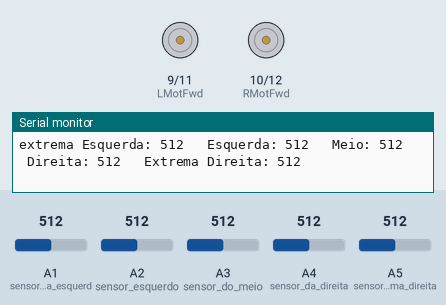
The sketch below on a simulated Arduino Uno, built with avr-gcc and run on an emulated ATmega328P. On the bench: motor-driver pin pairs drawn as motors (green arrow = first pin HIGH = forward, orange = second pin HIGH = backward, longer = more drive), the last lines printed to the serial monitor. The test bench sets the inputs (shaded band); at power-on: A1 (sensor_da_extrema_esquerd) = 512, A3 (sensor_do_meio) = 512, A2 (sensor_esquerdo) = 512, A4 (sensor_da_direita) = 512, A5 (sensor_da_extrema_direita) = 512.

Above: at 1.2 s.
1.3 s: A1 (sensor_da_extrema_esquerd) set to 689
4.3 s: A1 (sensor_da_extrema_esquerd) set to 718
At 4.55 s:
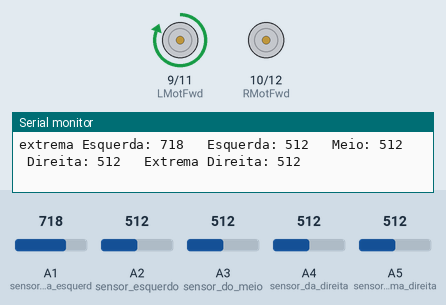
At 5.09 s:
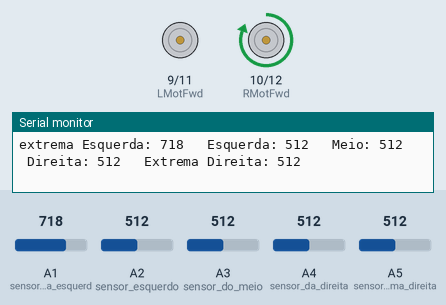
7.3 s: A3 (sensor_do_meio) set to 687
10.3 s: A3 (sensor_do_meio) set to 707
At 11.0 s:
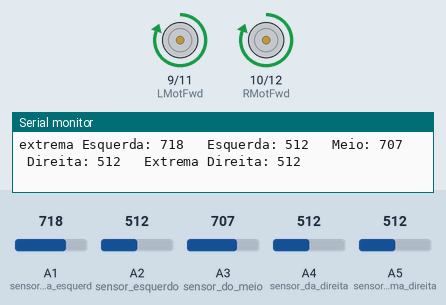
12.0 s: A2 (sensor_esquerdo) set to 104
15.0 s: A2 (sensor_esquerdo) set to 94
Timing chart, 0 to 18.0 s (numbered marks = the images above; inputs shaded):
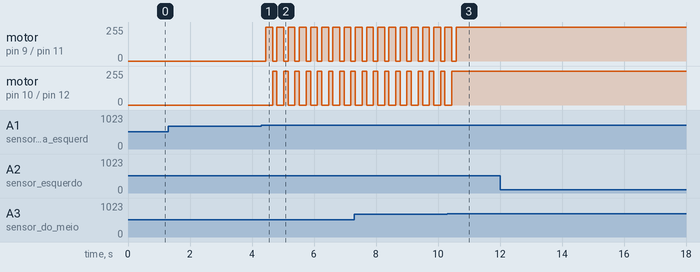

Measured:
- the behaviour switches between 699 and 700 on A1 (sensor_da_extrema_esquerd) (found by bisection; images 0 and 1)
- the behaviour switches between 699 and 700 on A3 (sensor_do_meio) (found by bisection; images 2 and 3)
- after the input at 4.3 s, motor on pin 9 (LMotFwd) / pin 11 (LMotRev): alternates forward 255/255 for 0.22 s and stopped for 0.14 s, starting after 0.14 s; motor on pin 10 (RMotFwd) / pin 12 (RMotRev): alternates forward 255/255 for 0.14 s and stopped for 0.22 s, starting after 0.36 s
- after the input at 10.3 s, motor on pin 9 (LMotFwd) / pin 11 (LMotRev): goes on until 10.6 s, then stays forward 255/255; motor on pin 10 (RMotFwd) / pin 12 (RMotRev): goes on until 10.4 s, then stays forward 255/255

The sketch:

robo-segueLinha.ino
```cpp
const int LMotFwd = 9;   // conectar ao pin 09 motor esq para frente
const int RMotFwd = 10;  // conectar ao pin 10 motor dir para frente
const int LMotRev = 11;  // conectar ao pin 11 motor esq reverte
const int RMotRev = 12;  // conectar ao pin 12 motor dir reverte
const int onblack = 300; // se ler valor menor que este está na linha preta
const int onWhite = 700; // se ler valor maior que este está no fundo branco

void setup()
{
    Serial.begin(9600);
    // pinMode(A0, INPUT);
    pinMode(A1, INPUT); // sensor da extrema esquerda
    pinMode(A2, INPUT); // sensor esquerdo
    pinMode(A3, INPUT); // sensor do meio
    pinMode(A4, INPUT); // sensor da direita
    pinMode(A5, INPUT); // sensor da extrema direita

    pinMode(LMotFwd, OUTPUT);
    pinMode(RMotFwd, OUTPUT);
    pinMode(LMotRev, OUTPUT);
    pinMode(RMotRev, OUTPUT);
}

bool isOnBlack(int sensor)
{
    if (sensor <= onblack)
        return true;
    else
        return false;
}

bool isOnWhite(int sensor)
{
    if (sensor >= onWhite)
        return true;
    else
        return false;
}

void moveForward()
{
    digitalWrite(LMotFwd, HIGH);
    digitalWrite(RMotFwd, HIGH);

    digitalWrite(RMotRev, LOW);
    digitalWrite(LMotRev, LOW);
}

void turnLeft()
{
    digitalWrite(LMotFwd, LOW);
    digitalWrite(RMotFwd, HIGH);

    digitalWrite(RMotRev, LOW);
    digitalWrite(LMotRev, LOW);
}

void turnRight()
{
    digitalWrite(LMotFwd, HIGH);
    digitalWrite(RMotFwd, LOW);

    digitalWrite(RMotRev, LOW);
    digitalWrite(LMotRev, LOW);
}

void turnCircle()
{
    digitalWrite(LMotFwd, LOW);
    digitalWrite(RMotFwd, HIGH);

    digitalWrite(RMotRev, LOW);
    digitalWrite(LMotRev, HIGH);
}

void Stop()
{
    digitalWrite(LMotFwd, LOW);
    digitalWrite(RMotFwd, LOW);

    digitalWrite(LMotRev, LOW);
    digitalWrite(RMotRev, LOW);
}

void loop()
{
    int sensor1 = analogRead(A1); // sensor1 Extrema esquerda
    int sensor2 = analogRead(A2); // sensor2
    int sensor3 = analogRead(A3); // sensor3 Meio
    int sensor4 = analogRead(A4); // sensor4
    int sensor5 = analogRead(A5); // sensor5 Extrema direita

    Serial.print("extrema Esquerda: ");
    Serial.print(sensor1);
    Serial.print("\t Esquerda: ");
    Serial.print(sensor2);
    Serial.print("\t Meio: ");
    Serial.print(sensor3);
    Serial.print("\t Direita: ");
    Serial.print(sensor4);
    Serial.print("\t Extrema Direita: ");
    Serial.println(sensor5);

    if (isOnWhite(sensor3))
    {
        moveForward();
    }
    else
    {
        if (isOnBlack(sensor1) && isOnWhite(sensor3))
        {
            moveForward();
        }
        else if (isOnBlack(sensor1) && isOnBlack(sensor3) && isOnWhite(sensor5))
        {
            turnLeft();
            delay(220);
            turnRight();
            delay(120);
        }
        else if (isOnWhite(sensor2) || isOnWhite(sensor1))
        {
            turnRight();
            delay(220);
            turnLeft();
            delay(120);
        }
        else if (isOnWhite(sensor4) || isOnWhite(sensor5))
        {
            turnLeft();
            delay(230);
            turnRight();
            delay(120);
            // } else if(isOnBlack(sensor1) && isOnBlack(sensor2) && isOnBlack(sensor3) && isOnBlack(sensor4) && isOnBlack(sensor5) ){
            //   turnCircle();
            //   delay(300);   // substitua por esquerda se tiver gap na pista
            // } else if (isOnWhite(sensor4) && isOnWhite(sensor5)){
            //   turnRight();
            //   delay(200);
            //   turnLeft();
            //   delay(100);
            // } else if (isOnWhite(sensor1) && isOnWhite(sensor2)){
            //   turnLeft();
            //   delay(200);
            //   turnRight();
            //   delay(100);
        }
    }
}
```
